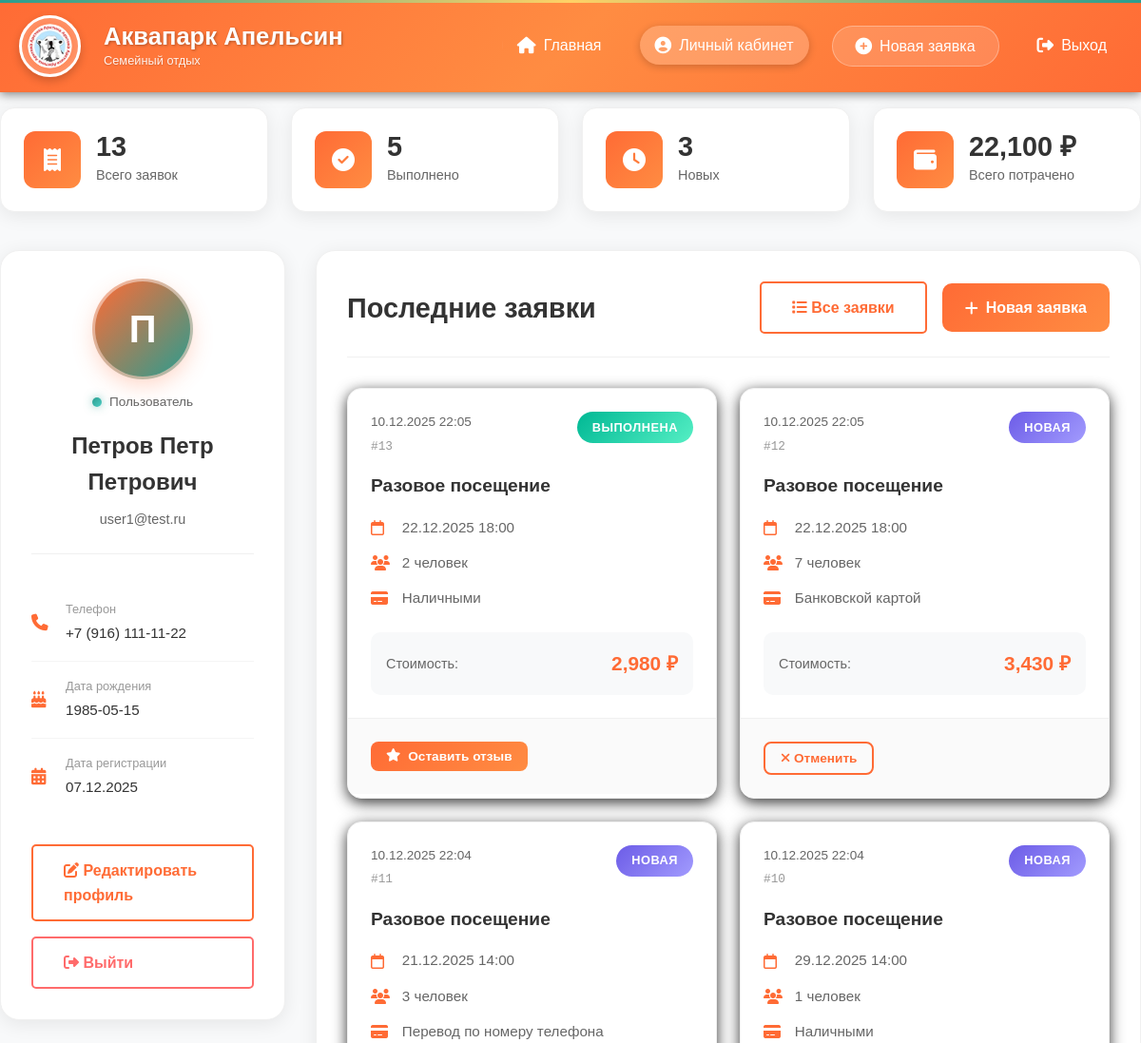
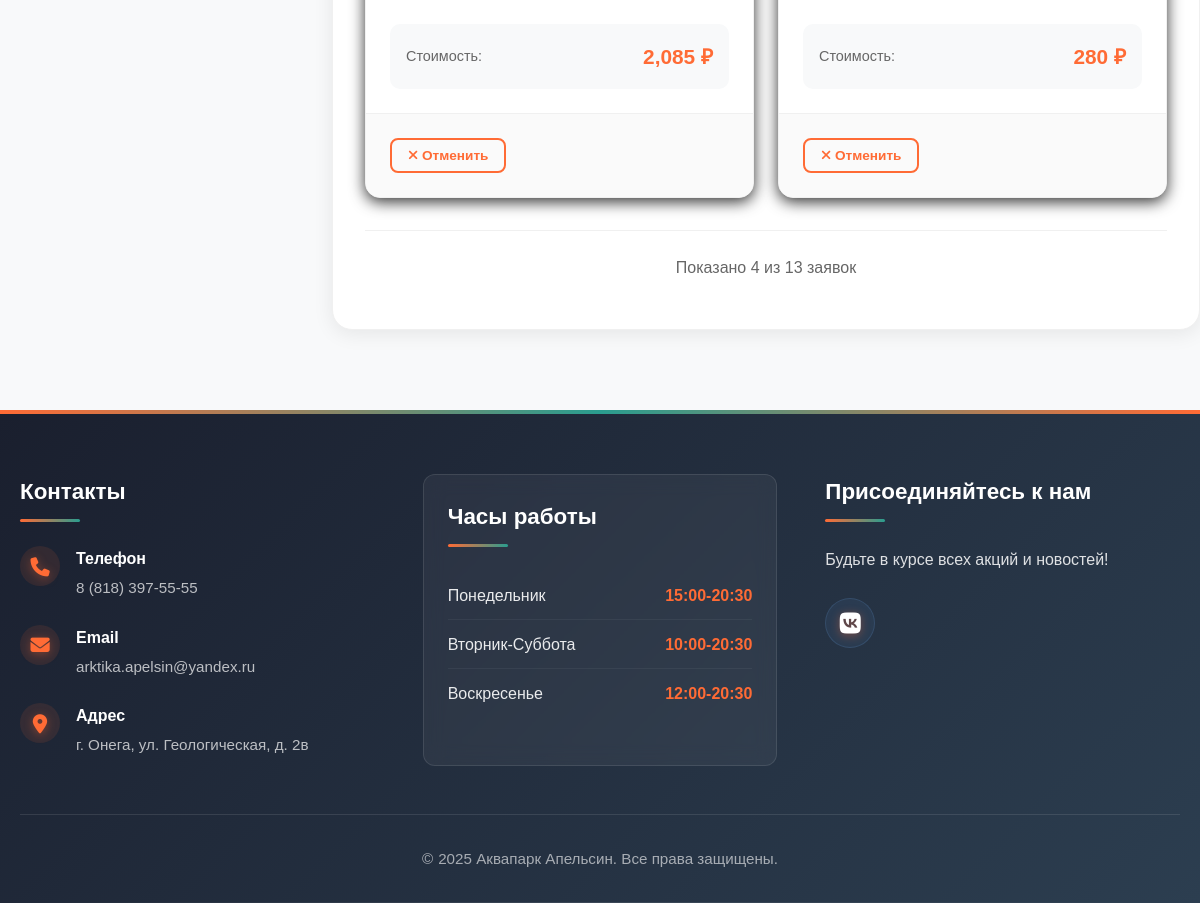
The page /user_cabinet.php (signed in) on the database its author committed (2 pictures, top to bottom).
### tables this page shows
CREATE TABLE `users` (
  `id` int NOT NULL,
  `email` varchar(100) NOT NULL,
  `password_hash` varchar(255) NOT NULL,
  `full_name` varchar(200) NOT NULL,
  `phone` varchar(20) NOT NULL,
  `is_admin` tinyint(1) DEFAULT '0',
  `birth_date` date DEFAULT NULL,
  `created_at` timestamp NULL DEFAULT CURRENT_TIMESTAMP
);

CREATE TABLE `orders` (
  `id` int NOT NULL,
  `user_id` int NOT NULL,
  `tariff_id` int NOT NULL,
  `people_count` int NOT NULL DEFAULT '1',
  `children_under_3` int DEFAULT '0',
  `desired_date` date NOT NULL,
  `desired_time` time NOT NULL,
  `total_price` decimal(10,2) NOT NULL,
  `payment_method_id` int NOT NULL,
  `status_id` int NOT NULL DEFAULT '1',
  `admin_notes` text,
  `created_at` timestamp NULL DEFAULT CURRENT_TIMESTAMP,
  `updated_at` timestamp NULL DEFAULT CURRENT_TIMESTAMP ON UPDATE CURRENT_TIMESTAMP
);

CREATE TABLE `order_statuses` (
  `id` int NOT NULL,
  `name` varchar(50) NOT NULL,
  `code` varchar(20) NOT NULL,
  `is_default` tinyint(1) DEFAULT '0'
);

CREATE TABLE `service_categories` (
  `id` int NOT NULL,
  `name` varchar(100) NOT NULL COMMENT 'Категория услуги',
  `description` text
);

CREATE TABLE `payment_methods` (
  `id` int NOT NULL,
  `name` varchar(50) NOT NULL,
  `code` varchar(20) NOT NULL
);

### public/user_cabinet.php (the view, shortened to what this page needs)
<?php
require_once 'config/database.php';
$stmt = $pdo->prepare("SELECT * FROM users WHERE id = ?");
$stmt->execute([$_SESSION['user_id']]);
$user = $stmt->fetch(PDO::FETCH_ASSOC);
$stats_sql = "SELECT
    COUNT(*) as total_orders,
    SUM(CASE WHEN o.status_id = (SELECT id FROM order_statuses WHERE name = 'Выполнена') THEN 1 ELSE 0 END) as completed_orders,
    SUM(CASE WHEN o.status_id = (SELECT id FROM order_statuses WHERE name = 'Новая') THEN 1 ELSE 0 END) as new_orders,
    SUM(CASE WHEN o.status_id = (SELECT id FROM order_statuses WHERE name = 'Отменена') THEN 1 ELSE 0 END) as canceled_orders,
    COALESCE(SUM(
        CASE WHEN o.status_id != (SELECT id FROM order_statuses WHERE name = 'Отменена')
        THEN o.total_price
        ELSE 0
        END
    ), 0) as total_spent
    FROM orders o
    WHERE o.user_id = ?";
$stats_stmt = $pdo->prepare($stats_sql);
$stats_stmt->execute([$_SESSION['user_id']]);
$user_stats = $stats_stmt->fetch(PDO::FETCH_ASSOC);
$sql = "SELECT o.*, os.name as status_name, sc.name as service_name,
               pm.name as payment_method, t.price_per_person,
               (SELECT COUNT(*) FROM reviews r WHERE r.order_id = o.id) as has_review
        FROM orders o
        JOIN order_statuses os ON o.status_id = os.id
        JOIN tariffs t ON o.tariff_id = t.id
        JOIN service_categories sc ON t.category_id = sc.id
        JOIN payment_methods pm ON o.payment_method_id = pm.id
        WHERE o.user_id = ?
        ORDER BY o.created_at DESC
        LIMIT 4";
$stmt = $pdo->prepare($sql);
$stmt->execute([$_SESSION['user_id']]);
$recent_orders = $stmt->fetchAll(PDO::FETCH_ASSOC);
require_once 'includes/header.php';
?>
<div class="cabinet-container">
    <div class="user-stats">
        <div class="stat-card">
            <div class="stat-icon">
                <i class="fas fa-receipt"></i>
            </div>
            <div class="stat-info">
                <h3><?php echo $user_stats['total_orders'] ?? 0; ?></h3>
                <p>Всего заявок</p>
            </div>
        </div>
        <div class="stat-card">
            <div class="stat-icon">
                <i class="fas fa-check-circle"></i>
            </div>
            <div class="stat-info">
                <h3><?php echo $user_stats['completed_orders'] ?? 0; ?></h3>
                <p>Выполнено</p>
            </div>
        </div>
        <div class="stat-card">
            <div class="stat-icon">
                <i class="fas fa-clock"></i>
            </div>
            <div class="stat-info">
                <h3><?php echo $user_stats['new_orders'] ?? 0; ?></h3>
                <p>Новых</p>
            </div>
        </div>
        <div class="stat-card">
            <div class="stat-icon">
                <i class="fas fa-wallet"></i>
            </div>
            <div class="stat-info">
                <h3><?php echo number_format($user_stats['total_spent'] ?? 0, 0); ?> ₽</h3>
                <p>Всего потрачено</p>
            </div>
        </div>
    </div>
    <div class="cabinet-content">
        <div class="profile-sidebar">
            <div class="profile-header">
                <div class="profile-avatar">
                    <div class="avatar-circle">
                        <span class="avatar-initial"><?php echo mb_substr($user['full_name'], 0, 1); ?></span>
                    </div>
                    <div class="profile-status">
                        <span class="status-dot <?php echo $user['is_admin'] ? 'admin' : 'user'; ?>"></span>
                        <span class="status-text"><?php echo $user['is_admin'] ? 'Администратор' : 'Пользователь'; ?></span>
                    </div>
                </div>
                <h2 class="profile-name"><?php echo htmlspecialchars($user['full_name']); ?></h2>
                <p class="profile-email"><?php echo htmlspecialchars($user['email']); ?></p>
            </div>
            <div class="profile-info">
                <div class="info-item">
                    <i class="fas fa-phone"></i>
                    <div>
                        <span class="info-label">Телефон</span>
                        <span class="info-value"><?php echo htmlspecialchars($user['phone']); ?></span>
                    </div>
                </div>
                <div class="info-item">
                    <i class="fas fa-birthday-cake"></i>
                    <div>
                        <span class="info-label">Дата рождения</span>
                        <span class="info-value"><?php echo htmlspecialchars($user['birth_date']); ?></span>
                    </div>
                </div>
                <div class="info-item">
                    <i class="fas fa-calendar-alt"></i>
                    <div>
                        <span class="info-label">Дата регистрации</span>
                        <span class="info-value"><?php echo date('d.m.Y', strtotime($user['created_at'])); ?></span>
                    </div>
                </div>
            </div>
            <div class="profile-actions">
                <a href="/edit_profile.php" class="btn btn-outline">
                    <i class="fas fa-edit"></i> Редактировать профиль
                </a>
                <a href="/logout.php" class="btn btn-logout">
                    <i class="fas fa-sign-out-alt"></i> Выйти
                </a>
            </div>
        </div>
        <div class="main-content">
            <div class="content-header">
                <h2>Последние заявки</h2>
                <div class="header-actions">
                    <?php if($user_stats['total_orders'] > 0): ?>
                        <a href="/my_orders.php" class="btn btn-outline">
                            <i class="fas fa-list"></i> Все заявки
                        </a>
                    <?php endif; ?>
                    <a href="/create_order.php" class="btn btn-primary">
                        <i class="fas fa-plus"></i> Новая заявка
                    </a>
                </div>
            </div>
            <?php if(empty($recent_orders)): ?>
                <div class="empty-state">
                    <div class="empty-icon">
                        <i class="fas fa-clipboard-list"></i>
                    </div>
                    <h3>У вас пока нет заявок</h3>
                    <p>Создайте свою первую заявку и начните получать незабываемые впечатления!</p>
                    <a href="/create_order.php" class="btn btn-primary btn-lg">
                        <i class="fas fa-plus"></i> Создать первую заявку
                    </a>
                </div>
            <?php else: ?>
                <div class="orders-grid">
                    <?php foreach($recent_orders as $order): ?>
                        <div class="order-card" data-status="<?php echo $order['status_name']; ?>">
                            <div class="order-header">
                                <div class="order-meta">
                                    <span class="order-date"><?php echo date('d.m.Y H:i', strtotime($order['created_at'])); ?></span>
                                    <span class="order-id">#<?php echo $order['id']; ?></span>
                                </div>
                                <span class="status-badge status-<?php echo $order['status_name']; ?>">
                                    <?php echo htmlspecialchars($order['status_name']); ?>
                                </span>
                            </div>
                            <div class="order-body">
                                <h4 class="order-service"><?php echo htmlspecialchars($order['service_name']); ?></h4>
                                <div class="order-details">
                                    <div class="detail-item">
                                        <i class="far fa-calendar"></i>
                                        <span><?php echo date('d.m.Y H:i', strtotime($order['desired_date'] . ' ' . $order['desired_time'])); ?></span>
                                    </div>
                                    <div class="detail-item">
                                        <i class="fas fa-users"></i>
                                        <span><?php echo $order['people_count']; ?> человек</span>
                                    </div>
                                    <div class="detail-item">
                                        <i class="fas fa-credit-card"></i>
                                        <span><?php echo htmlspecialchars($order['payment_method']); ?></span>
                                    </div>
                                </div>
                                <div class="order-price">
                                    <span class="price-label">Стоимость:</span>
                                    <span class="price-value"><?php echo number_format($order['total_price'], 0); ?> ₽</span>
                                </div>
                            </div>
                            <div class="order-footer">
                                <?php if($order['status_name'] === 'Новая'): ?>
                                    <button class="btn btn-outline btn-sm btn-cancel" data-order-id="<?php echo $order['id']; ?>">
                                        <i class="fas fa-times"></i> Отменить
                                    </button>
                                <?php elseif($order['status_name'] === 'Выполнена'): ?>
                                    <?php if($order['has_review'] == 0): ?>
                                        <button class="btn btn-primary btn-sm" onclick="showReviewForm(<?php echo $order['id']; ?>)">
                                            <i class="fas fa-star"></i> Оставить отзыв
                                        </button>
                                    <?php else: ?>
                                        <span class="review-done">
                                            <i class="fas fa-check-circle"></i> Отзыв оставлен
                                        </span>
                                    <?php endif; ?>
                                <?php else: ?>
                                <?php endif; ?>
                            </div>
                        </div>
                    <?php endforeach; ?>
                </div>
                <?php if($user_stats['total_orders'] > 5): ?>
                    <div class="view-all-section">
                        <p>Показано <?php echo count($recent_orders); ?> из <?php echo $user_stats['total_orders']; ?> заявок</p>
                    </div>
                <?php endif; ?>
            <?php endif; ?>
        </div>
    </div>
</div>
<?php require_once 'includes/footer.php'; ?>

### public/styles/main.css (style rules this page uses)
:root { --primary-color: #FF6B35; --secondary-color: #2A9D8F; --text-color: #333; --light-bg: #f8f9fa; --border-color: #ddd; --success-color: #28a745; --warning-color: #ffc107; --danger-color: #dc3545; --shadow: 0 2px 10px rgba(0,0,0,0.5); }
* { margin: 0; padding: 0; box-sizing: border-box; }
body { font-family: 'Geologica', sans-serif; color: var(--text-color); line-height: 1.6; background-color: var(--light-bg); }
h1, h2, h3, h4, h5, h6 { font-family: 'Manrope', sans-serif; font-weight: 600; }
.btn { display: inline-block; background-color: var(--primary-color); color: white; padding: 0.8rem 2rem; border: none; border-radius: 5px; text-decoration: none; font-weight: 600; cursor: pointer; transition: all 0.3s; font-family: 'Manrope', sans-serif; }
.status-Новая { background-color: #d1ecf1; color: #0c5460; }
.status-Выполнена { background-color: #d4edda; color: #155724; }
.btn-primary { background-color: var(--primary-color); }

### rows shown on the page
users: full_name "П", full_name "Петров Петр Петрович", email "user1@test.ru", phone "+7 (916) 111-11-22", birth_date "1985-05-15", created_at "07.12.2025"
orders: created_at "10.12.2025 22:05", id "13", status.name "ВЫПОЛНЕНА", service_categories.name "Разовое посещение", desired_date+desired_time "22.12.2025 18:00", people_count "2", payment_method.name "Наличными", total_price "2,980"
orders: created_at "10.12.2025 22:05", id "12", status.name "НОВАЯ", service_categories.name "Разовое посещение", desired_date+desired_time "22.12.2025 18:00", people_count "7", payment_method.name "Банковской картой", total_price "3,430"
orders: created_at "10.12.2025 22:04", id "11", status.name "НОВАЯ", service_categories.name "Разовое посещение", desired_date+desired_time "21.12.2025 14:00", people_count "3", payment_method.name "Перевод по номеру телефона", total_price "2,085"
orders: created_at "10.12.2025 22:04", id "10", status.name "НОВАЯ", service_categories.name "Разовое посещение", desired_date+desired_time "29.12.2025 14:00", people_count "1", payment_method.name "Наличными", total_price "280"

### other values the page prints
$user_stats['total_orders'] "13"
$user_stats['completed_orders'] "5"
$user_stats['new_orders'] "3"
$user_stats['total_spent'] "22,100"
count($recent_orders) "4"
